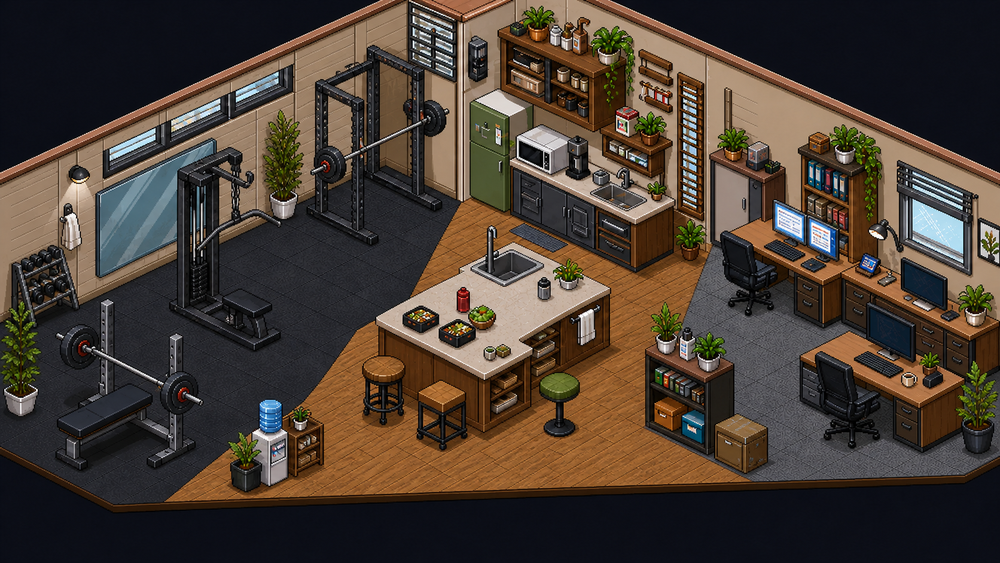
#> input picture assets/home/life-zone/base-room.png, 1000 x 563 px, shrunk from 1672 x 941 before the run
$ python make-life-zone-base-alpha.py
#> lines starting #> are read from the running program, lines starting #| are printed output that depends on the picture; after the words box and inside, x2 and y2 are one past the last pixel; in counts of white or black regions, pixels touching at a corner belong together
from collections import deque
from pathlib import Path

from PIL import Image, ImageChops, ImageFilter


ROOT = Path(__file__).resolve().parents[1]
SOURCE = ROOT / "assets" / "home" / "life-zone" / "base-room.png"
OUT = ROOT / "assets" / "home" / "life-zone" / "base-room-alpha.png"
OUTLINE_COLOR = (88, 48, 28, 255)
OUTLINE_RGB = (88, 48, 28)


def is_outer_background(pixel):
    r, g, b = pixel[:3]
    return r <= 34 and g <= 38 and b <= 52 and (b - r) >= 6 and (b - g) >= 3


def is_outer_fringe(pixel):
    r, g, b = pixel[:3]
    if r > 58 or g > 58 or b > 70:
        return False
    # Preserve intentionally brown edge pixels; remove navy/black shadow residue.
    if r > b + 8 and r >= g:
        return False
    return True


def transparent_neighbor_count(alpha, x, y, width, height):
    total = 0
    for yy in range(max(0, y - 1), min(height, y + 2)):
        for xx in range(max(0, x - 1), min(width, x + 2)):
            if xx == x and yy == y:
                continue
            if alpha[yy * width + xx] == 0:
                total += 1
    return total


def clean_outer_fringe(image):
    pixels = image.load()
    width, height = image.size
    alpha = bytearray(pixels[x, y][3] for y in range(height) for x in range(width))
    to_clear = []

    for y in range(height):
        for x in range(width):
            if alpha[y * width + x] == 0:
                continue
            if not is_outer_fringe(pixels[x, y]):
                continue
            if transparent_neighbor_count(alpha, x, y, width, height) >= 2:
                to_clear.append((x, y))

    for x, y in to_clear:
        r, g, b, _ = pixels[x, y]
        pixels[x, y] = (r, g, b, 0)
    return len(to_clear)


def add_refined_outline(image):
    alpha = image.getchannel("A").point(lambda a: 255 if a else 0)
    # Use a lightly opened mask for the outline only. This keeps the room art
    # intact while preventing one-pixel edge noise from becoming a dark stroke.
    outline_base = alpha.filter(ImageFilter.MinFilter(3)).filter(ImageFilter.MaxFilter(3))
    soft_outer = outline_base.filter(ImageFilter.MaxFilter(5))
    soft_ring = ImageChops.subtract(soft_outer, outline_base).filter(ImageFilter.GaussianBlur(0.55))
    crisp_outer = outline_base.filter(ImageFilter.MaxFilter(3))
    crisp_ring = ImageChops.subtract(crisp_outer, outline_base).filter(ImageFilter.GaussianBlur(0.25))

    soft = Image.new("RGBA", image.size, (*OUTLINE_RGB, 0))
    soft.putalpha(soft_ring.point(lambda a: min(155, int(a * 0.62))))
    crisp = Image.new("RGBA", image.size, (*OUTLINE_RGB, 0))
    crisp.putalpha(crisp_ring.point(lambda a: min(230, int(a * 0.9))))

    outlined = Image.new("RGBA", image.size, (0, 0, 0, 0))
    outlined.alpha_composite(soft)
    outlined.alpha_composite(crisp)
    outlined.alpha_composite(image)
    return outlined


def main():
    image = Image.open(SOURCE).convert("RGBA")
    pixels = image.load()
    width, height = image.size
#> width = 1000; height = 563
    visited = bytearray(width * height)
    queue = deque()

    def push(x, y):
        if x < 0 or y < 0 or x >= width or y >= height:
            return
        idx = y * width + x
        if visited[idx]:
            return
        if not is_outer_background(pixels[x, y]):
            return
        visited[idx] = 1
        queue.append((x, y))

    for x in range(width):
        push(x, 0)
        push(x, height - 1)
    for y in range(height):
        push(0, y)
        push(width - 1, y)

    removed = 0
    while queue:
        x, y = queue.popleft()
        r, g, b, _ = pixels[x, y]
        pixels[x, y] = (r, g, b, 0)
        removed += 1
        push(x + 1, y)
        push(x - 1, y)
        push(x, y + 1)
        push(x, y - 1)

    cleaned = clean_outer_fringe(image)
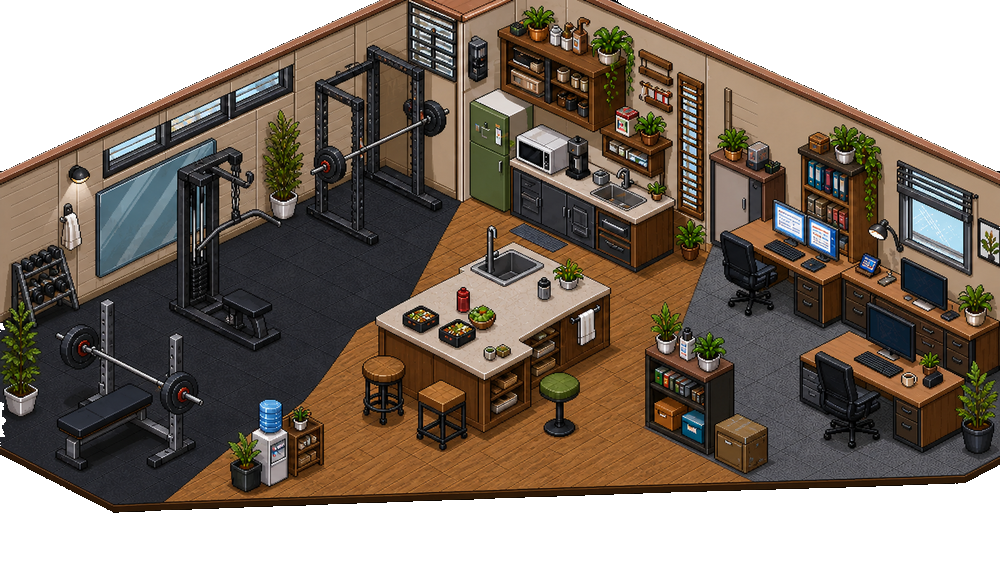
#> image: PIL image 1000x563 RGBA; mean R, G, B, A 73.1, 61.4, 51.9, 194.2; transparent parts drawn white
    outlined = add_refined_outline(image)
#> in add_refined_outline, `alpha = image.getchannel("A").point(lambda a: 255 if a else 0)`:
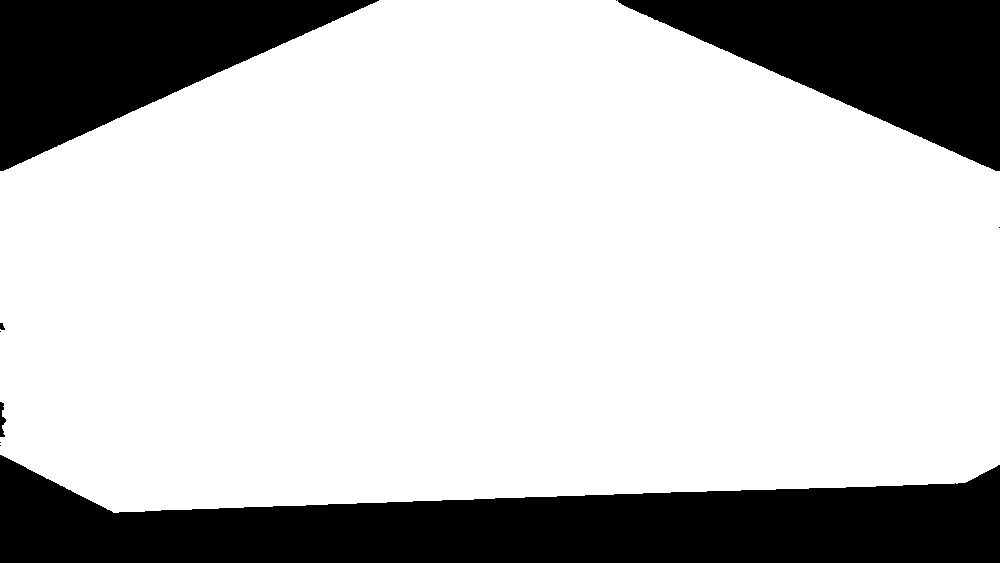
#> alpha: PIL image 1000x563 L; 76.2% white; 10 black regions (5 under 20 px), largest, box (x1, y1, x2, y2) and area: (0, 455, 1000, 563) 67974, (618, 0, 1000, 171) 33486, (0, 0, 379, 171) 32609, (0, 402, 6, 437) 122, (0, 323, 5, 330) 26
#> in add_refined_outline, `outline_base = alpha.filter(ImageFilter.MinFilter(3)).filter(ImageFilt..`: outline_base: PIL image 1000x563 L; 76.2% white; 7 black regions (2 under 20 px), largest, box (x1, y1, x2, y2) and area: (0, 455, 1000, 563) 67976, (616, 0, 1000, 171) 33488, (0, 0, 379, 171) 32609, (0, 402, 6, 437) 124, (0, 323, 5, 332) 29
#> in add_refined_outline, `soft_outer = outline_base.filter(ImageFilter.MaxFilter(5))`:
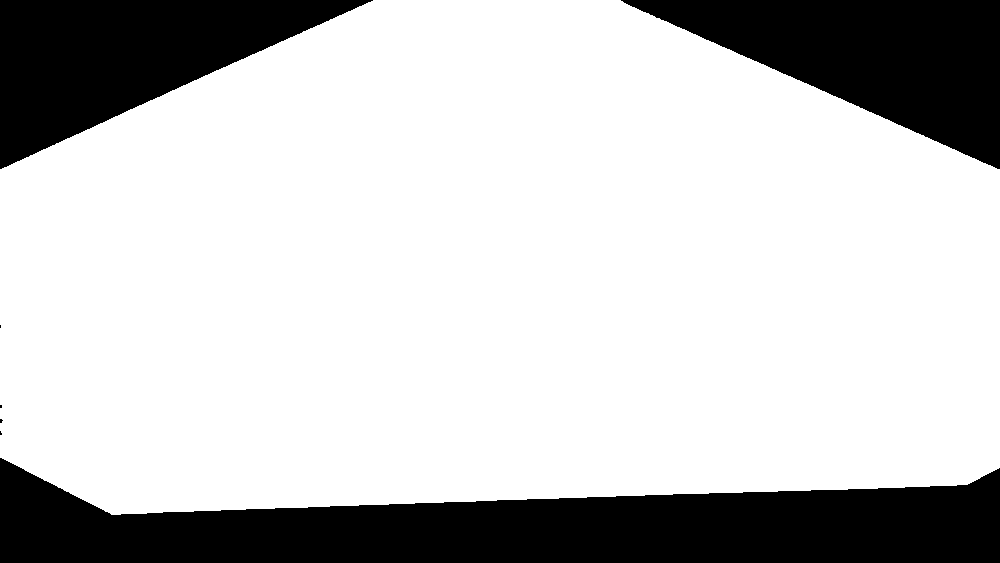
#> soft_outer: PIL image 1000x563 L; 77% white; 7 black regions (4 under 20 px), largest, box (x1, y1, x2, y2) and area: (0, 458, 1000, 563) 65764, (621, 0, 1000, 169) 32384, (0, 0, 373, 169) 31515
#> in add_refined_outline, `soft_ring = ImageChops.subtract(soft_outer, outline_base).filter(Image..`:
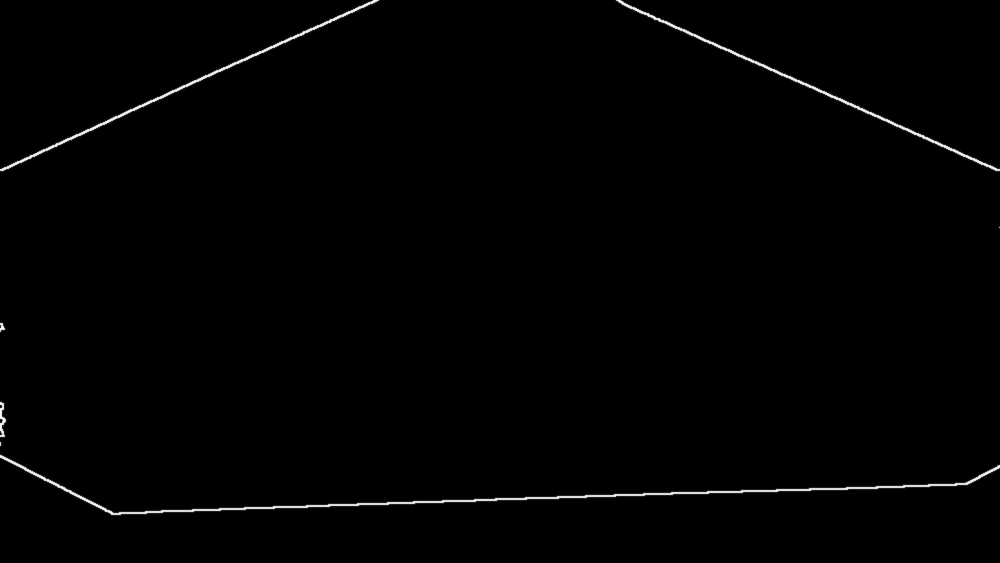
#> soft_ring: PIL image 1000x563 L; min 0, max 253, mean 2.1
#> in add_refined_outline, `crisp_outer = outline_base.filter(ImageFilter.MaxFilter(3))`:
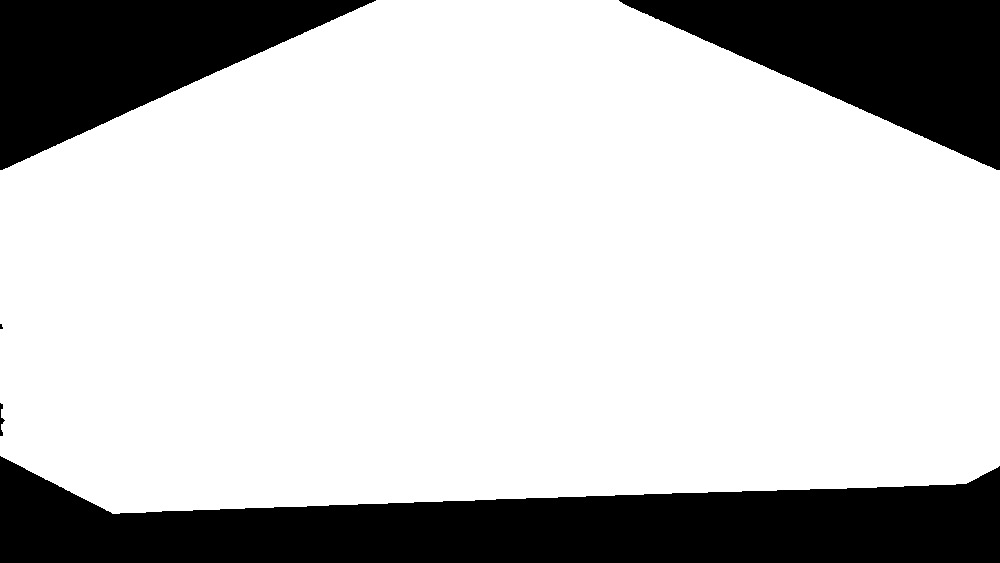
#> crisp_outer: PIL image 1000x563 L; 76.6% white; 5 black regions (1 under 20 px), largest, box (x1, y1, x2, y2) and area: (0, 456, 1000, 563) 66870, (619, 0, 1000, 170) 32934, (0, 0, 376, 170) 32060, (0, 403, 5, 436) 69
#> in add_refined_outline, `soft.putalpha(soft_ring.point(lambda a: min(155, int(a * 0.62))))`:
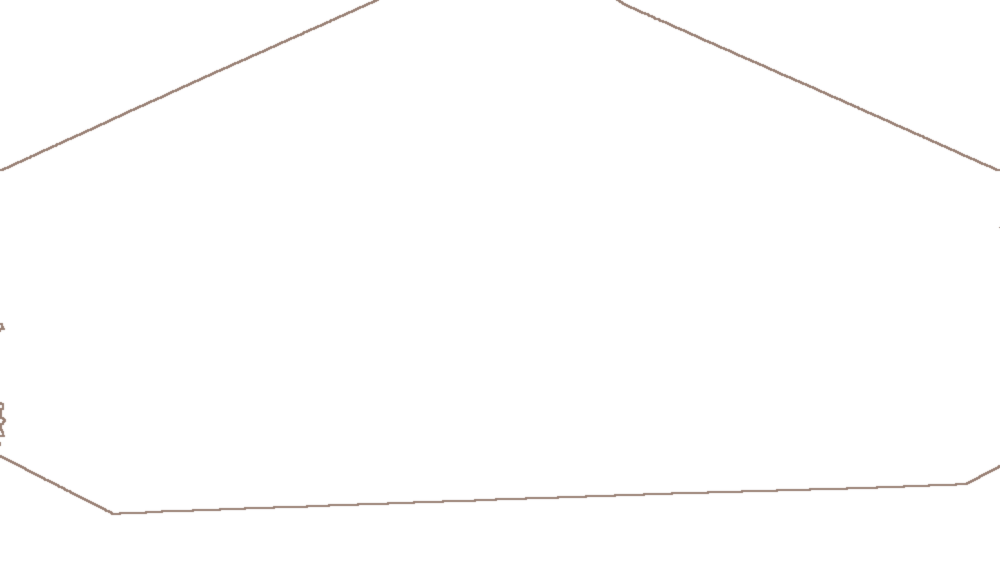
#> soft: PIL image 1000x563 RGBA; mean R, G, B, A 88, 48, 28, 1.3; transparent parts drawn white
#> in add_refined_outline, `outlined = Image.new("RGBA", image.size, (0, 0, 0, 0))`: outlined: PIL image 1000x563 RGBA; every value is 0
    outlined.save(OUT)
    print(f"Wrote {OUT} with {removed} transparent outer pixels, {cleaned} fringe pixels cleaned")
#| Wrote assets/home/life-zone/base-room-alpha.png with 132900 transparent outer pixels, 1322 fringe pixels cleaned


if __name__ == "__main__":
    main()
